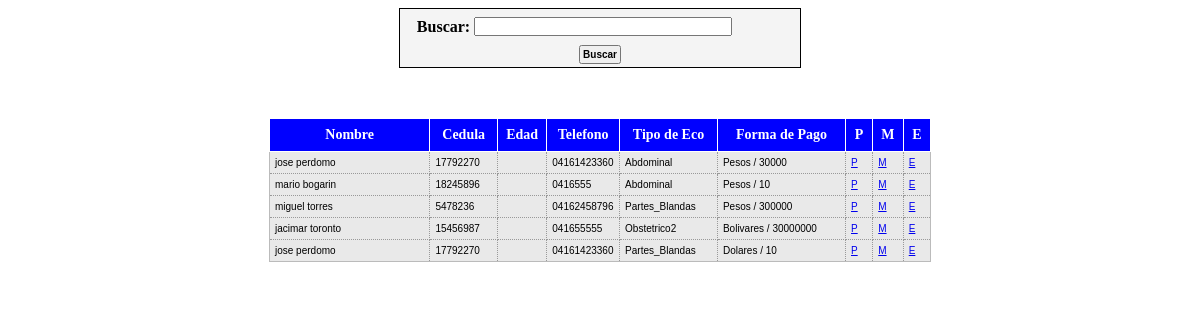
Page /lista_pacientes.php on the committed database.
### tables this page shows
CREATE TABLE IF NOT EXISTS `clientes` (
  `id_clientes` int(11) NOT NULL AUTO_INCREMENT,
  `nombres` varchar(50) DEFAULT NULL,
  `telefono` varchar(11) DEFAULT NULL,
  `cedula` varchar(15) NOT NULL,
  `direccion` varchar(300) DEFAULT NULL,
  `tipo` varchar(45) DEFAULT NULL,
  `fecha_nac` date DEFAULT NULL,
  PRIMARY KEY (`id_clientes`),
  UNIQUE KEY `cedula_UNIQUE` (`cedula`)
);

CREATE TABLE IF NOT EXISTS `ecos` (
  `id_eco` int(11) NOT NULL AUTO_INCREMENT,
  `fecha` text NOT NULL,
  `tipo_eco` varchar(50) NOT NULL,
  `diagnostico` varchar(500) DEFAULT NULL,
  `moneda` varchar(20) NOT NULL,
  `monto` float NOT NULL,
  `cliente` varchar(45) NOT NULL,
  PRIMARY KEY (`id_eco`),
  KEY `cliente` (`cliente`)
);

### lista_pacientes.php (the view, shortened to what this page needs)
<?php require_once('Connections/conexion.php'); ?>
<?php
$maxRows_ecos = 20;
$pageNum_ecos = 0;
$startRow_ecos = $pageNum_ecos * $maxRows_ecos;
$query_ecos = "SELECT * FROM ecos ";
$query_limit_ecos = sprintf("%s LIMIT %d, %d", $query_ecos, $startRow_ecos, $maxRows_ecos);
$ecos = mysql_query($query_limit_ecos, $conexion) or die(mysql_error());
$row_ecos = mysql_fetch_assoc($ecos);
if (isset($_GET['totalRows_ecos'])) {
  $totalRows_ecos = $_GET['totalRows_ecos'];
} else {
  $all_ecos = mysql_query($query_ecos);
  $totalRows_ecos = mysql_num_rows($all_ecos);
}
$totalPages_ecos = ceil($totalRows_ecos/$maxRows_ecos)-1;
?><!DOCTYPE html PUBLIC "-//W3C//DTD XHTML 1.0 Transitional//EN" "http://www.w3.org/TR/xhtml1/DTD/xhtml1-transitional.dtd">
<html xmlns="http://www.w3.org/1999/xhtml">
<head>
<link type="text/css" rel="stylesheet" href="css/custom-theme/jquery-ui-1.8.16.custom.css" charset="utf-8" />
<link type="text/css" rel="stylesheet" href="css/estilo.css" charset="utf-8" />
<link type="text/css" rel="stylesheet" href="css/prettyPhoto.css" media="screen" title="prettyPhoto main stylesheet" charset="utf-8" />
<link href="css.css" rel="stylesheet" type="text/css" />
</head>
<body>
<form id="form1" name="form1" method="post" action="listaecos.php">
<div style="overflow:scroll; width:100%; height:600px;">
<div class="divBorder" style="width:400px;">
  <table width="400" class="tblFiltro">
    <tr b="b">
      <td width="54" height="29" align="right" class="negrita">Buscar:</td>
      <td width="261"><input type="text" name="fBuscar" id="fBuscar" value="<?=$fBuscar?>" style="width:250px;"/></td>
    </tr>
    <tr>
      <td colspan="2" align="center"><input type="submit" class="negrita" value="Buscar" /></td>
    </tr>
</table>
</div>
<p>&nbsp;</p>
<table width="662" class="tblLista" >
<thead>
  <tr>
    <th width="142" scope="col">Nombre</th>
    <th width="50" scope="col">Cedula</th>
    <th width="20" scope="col">Edad</th>
    <th width="50" scope="col">Telefono</th>
    <th width="80" scope="col">Tipo de Eco</th>
    <th width="110" scope="col">Forma de Pago</th>
    <th width="10" scope="col">P</th>
    <th width="10" scope="col">M</th>
    <th width="10" scope="col">E</th>
    </tr>
    <thead>
  <tbody>
    <?php do {
			$query_clientes = "SELECT * FROM clientes where cedula='$row_ecos[cliente]'";
			$clientes = mysql_query($query_clientes, $conexion) or die(mysql_error());
			$row_clientes = mysql_fetch_assoc($clientes);
	?>
      <tr class="trListaBody" id="<?=$row_ecos['rif']?>">
        <td><?php echo $row_clientes['nombres']; ?></td>
        <td><?php echo $row_clientes['cedula']; ?></td>
        <td><?php echo $edad; ?></td>
        <td><?php echo $row_clientes['telefono']; ?></td>
        <td><?php echo $row_ecos['tipo_eco']; ?></td>
        <td><?php echo $row_ecos['moneda']." / ".$row_ecos['monto']; ?></td>
        <td><a  href="procesar_eco.php?id=<?php echo $row_clientes['id_eco']; ?>">P</a></td>
        <td><a href="modificar_eco.php?id=<?php echo $row_clientes['id_eco']; ?>">M</a></td>
        <td><a href="eliminar_eco.php?id=<?php echo $row_clientes['id_eco']; ?>">E</a></td>
      </tr>
      <?php } while ($row_ecos = mysql_fetch_assoc($ecos)); ?>
  </tbody>
</table>
<table border="0" align="center">
  <tr>
    <td><?php if ($pageNum_ecos > 0) {  ?>
      <?php }  ?></td>
    <td><?php if ($pageNum_ecos > 0) {  ?>
      <?php }  ?></td>
    <td><?php if ($pageNum_ecos < $totalPages_ecos) {  ?>
      <?php }  ?></td>
    <td><?php if ($pageNum_ecos < $totalPages_ecos) {  ?>
      <?php }  ?></td>
  </tr>
</table>
</div>
</form>
</body>
</html>

### css/estilo.css (style rules this page uses)
.tblLista { border-collapse:collapse; border:solid 1px #BBBBBB; margin-left:auto; margin-right:auto; }
.tblLista tbody td { padding:5px; border:1px dotted #999; }
.tblLista thead th { font-size: 14px; font-weight: bold; color: #FFFFFF; background-color: #0000FF; padding: 8px; border: 1px #FFF solid; }
.trListaBody { background-color:#E9E9E9; font-family: "Lucida Grande", Verdana, Arial, Helvetica, sans-serif; font-size:10px; height:20px; }
input { font-family: Arial, "Times New Roman", Times, serif; font-size: 10px; color:#000000; padding:2px; }
.tblFiltro { font-weight: bold; background-color: #f4f4f4; margin-left: auto; margin-right: auto; }
.divBorder { border:solid 1px #000000; margin-left:auto; margin-right:auto; }

### css.css (style rules this page uses)
.negrita { font-weight: bold; }
.trListaBody { background-color:#E9E9E9; }
.tblLista { border-collapse:collapse; border:solid 1px #BBBBBB; margin-left:auto; margin-right:auto; }

### rows in the picture
clientes: nombres "jose perdomo", cedula "17792270", telefono "04161423360"
ecos: tipo_eco "Abdominal", moneda "Pesos", monto "30000"
ecos: clientes.nombres "mario bogarin", clientes.cedula "18245896", clientes.telefono "0416555", tipo_eco "Abdominal", moneda "Pesos", monto "10"
ecos: clientes.nombres "miguel torres", clientes.cedula "5478236", clientes.telefono "04162458796", tipo_eco "Partes_Blandas", moneda "Pesos", monto "300000"
ecos: clientes.nombres "jacimar toronto", clientes.cedula "15456987", clientes.telefono "041655555", tipo_eco "Obstetrico2", moneda "Bolivares", monto "30000000"
ecos: clientes.nombres "jose perdomo", clientes.cedula "17792270", clientes.telefono "04161423360", tipo_eco "Partes_Blandas", moneda "Dolares", monto "10"
